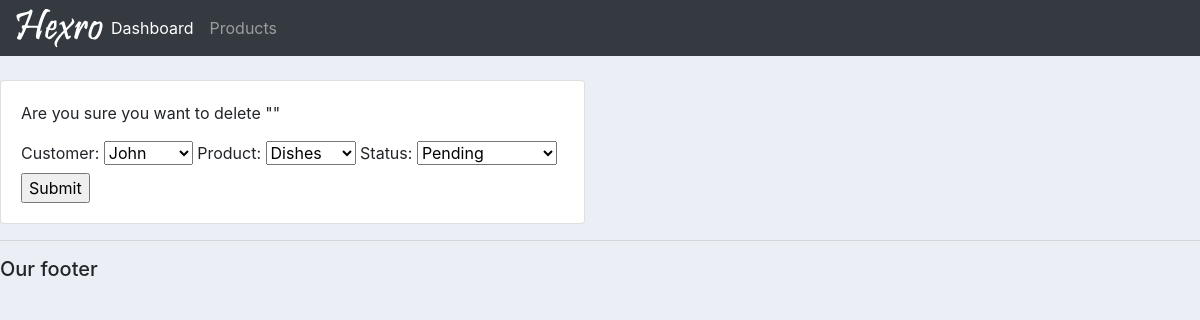
The page /update_order/1/ on the database its author committed.
### accounts/models.py (models this page shows, shortened)
class Order(models.Model):
    STATUS = (
        ('Pending', 'Pending'),
        ('Out for delivery', 'Out for delivery'),
        ('Delivered', 'Delivered'),
    )
    customer = models.ForeignKey(
        Customer, null=True, on_delete=models.SET_NULL)
    product = models.ForeignKey(Product, null=True, on_delete=models.SET_NULL)
    date_created = models.DateTimeField(auto_now_add=True, null=True)
    status = models.CharField(max_length=200, null=True, choices=STATUS)

### accounts/views.py (the view)
# urls.py: path('update_order/<str:pk>/', views.updateOrder, name='update_order'),
def updateOrder(request, pk):
    order = Order.objects.get(id=pk)
    form = OrderForm(instance=order)
    if request.method == 'POST':
        form = OrderForm(request.POST, instance=order)
        if form.is_valid():
            form.save()
            return redirect('/')
    context = {'form': form}
    return render(request, 'accounts/order_form.html', context)

### accounts/forms.py
class OrderForm(ModelForm):
    class Meta:
        model = Order
        fields = '__all__'

### accounts/models.py (called while the page is built)
    def __str__(self):
        return self.name

    def __str__(self):
        return self.name

### accounts/templates/accounts/order_form.html (shortened to what this page needs)
{% extends 'accounts/main.html' %}
{% load static %}
{% block content %}
<br>
<div class="row">
    <div class="col-md-6">
        <div class="card card-body">
            <p>Are you sure you want to delete "{{item}}"</p>
                <form action="" method="POST">
                    {{form}}
                    <input type="submit" name="Submit">
                </form>
        </div>
    </div>
</div>
{% endblock content %}

### static/css/main.css (style rules this page uses)
body { background-color: #ebeff5; }

### rows shown on the page
Order: customer "John", product "Dishes", status "Pending"
